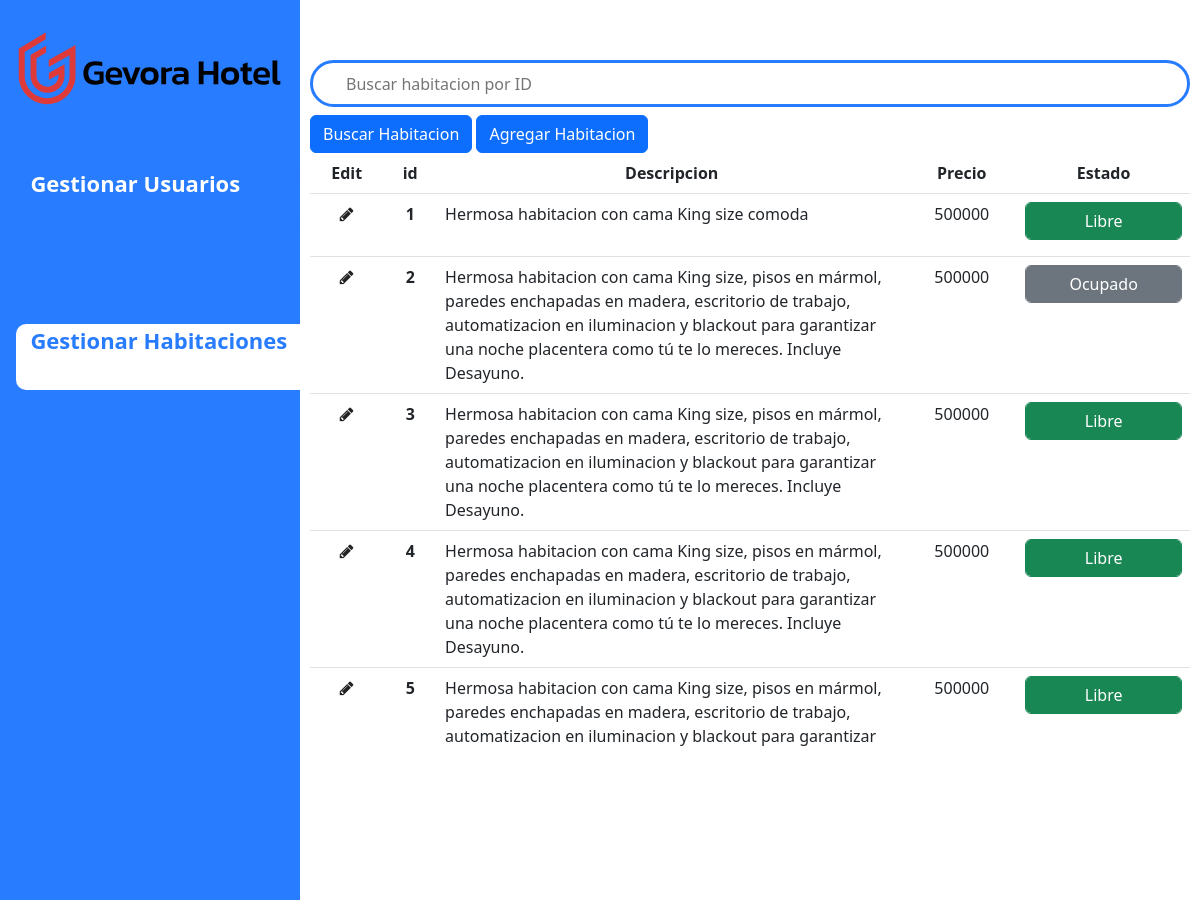
The page /superHabita (signed in, upper part) on the database as committed earlier.
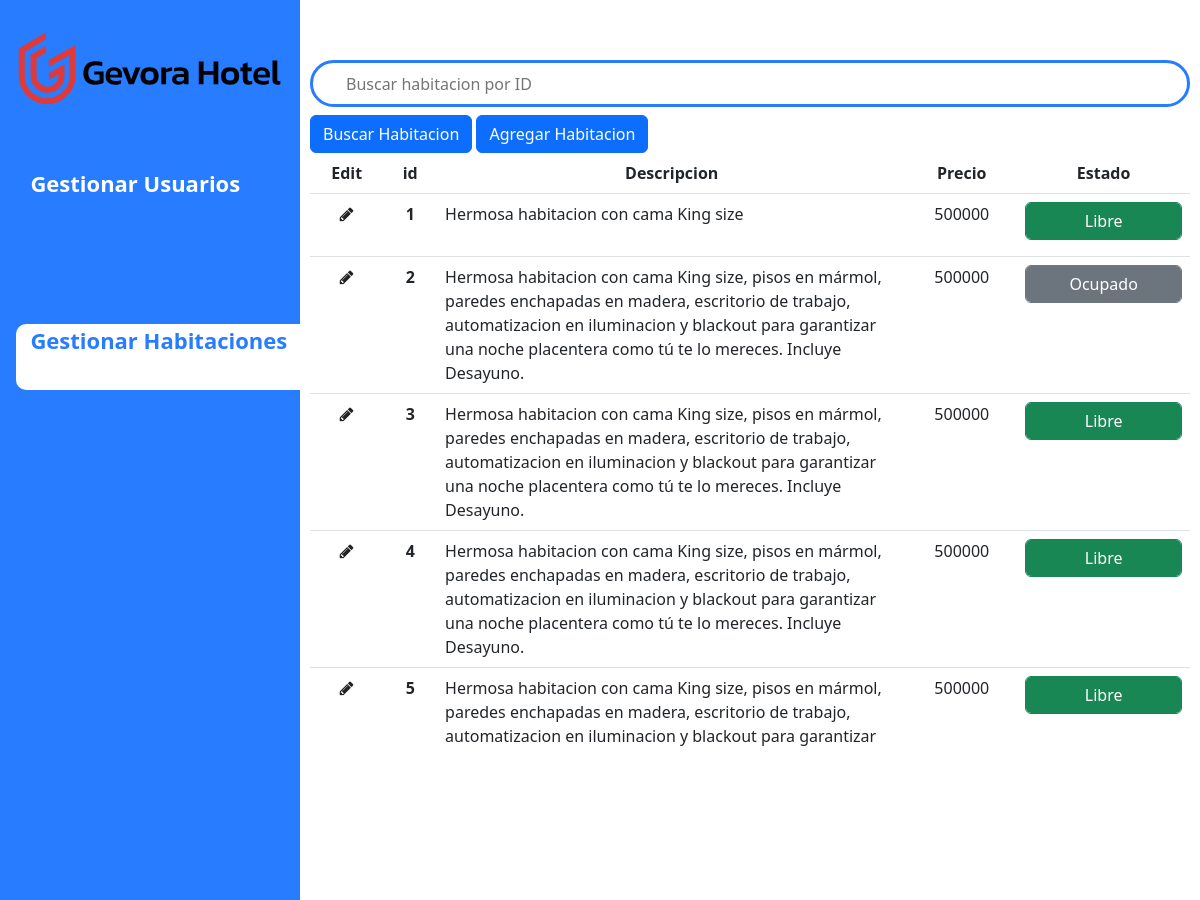
The same page on the database as committed later.
### tables this page shows
CREATE TABLE Habitaciones (_id integer PRIMARY KEY AUTOINCREMENT NOT NULL, estado varchar (20), precio INTEGER, descripcion varchar (100));

### SuperAdminRoutes.py (the view)
@SuperAdminUsers.route('/superHabita', methods=['GET'])
@login_required
def superHabita():
    if current_user.rol == "1":
        error = session.get('messages', None)
        if error:
            errorEspecifico= json.loads(error)['error']
            session.pop('messages', None)
        else:
            errorEspecifico=None
        habitaciones=functions.sql_list_hab()
        print(habitaciones)
        return render_template('superHabitaciones.html',habitaciones=habitaciones,error=errorEspecifico)
    else:
        return render_template('index.html')

### SuperAdminRoutes.py (called while the page is built)
@SuperAdminUsers.before_request
@login_required
def before_request():
    if current_user.rol == "1":
        if 'usuario' not in session and request.endpoint in ['superUsuarios']:
            return redirect('/')
    else:
            return render_template('index.html')

### app.py (called while the page is built)
@login_manager_app.user_loader
def load_user(id):
    return ModelUser.get_by_id(db, id)

### functions.py (called while the page is built)
def sql_connection():
    try:
        BASE_DIR = os.path.dirname(os.path.abspath(__file__))
        db_path = os.path.join(BASE_DIR, "Database/HotelGevora.db")
        print(db_path)
        con = sqlite3.connect(db_path)
        return con
    except Error:
        print(Error)

def sql_list_hab():
    strsql = "SELECT * FROM Habitaciones;"
    con = sql_connection()
    cursorObj = con.cursor()
    cursorObj.execute(strsql)
    habitaciones = cursorObj.fetchall()
    return habitaciones

### models/ModelUser.py (called while the page is built)
    @classmethod
    def get_by_id(self, db, id):
        try:
            conn = db.connect()
            query = conn.execute("SELECT _id, correo, nombre, rol FROM usuarios WHERE _id = {}".format(id))
            row = query.fetchone()
            if row != None:
                return User(row[0], row[1], None, row[2], row[3])
            else:
                return None
        except Exception as ex:
            raise Exception(ex)

### templates/superHabitaciones.html (shortened to what this page needs)
<!DOCTYPE html>
<html lang="en">
<head>
  <link href="https://cdn.jsdelivr.net/npm/bootstrap@5.2.0/dist/css/bootstrap.min.css" rel="stylesheet"
 />
  <link rel="stylesheet" href="https://cdnjs.cloudflare.com/ajax/libs/font-awesome/4.7.0/css/font-awesome.min.css">
  <link rel="stylesheet" href={{ url_for('static', filename='css/superHabitaciones.css') }} />
</head>
<body>
  <div class="d-flex flex-column flex-shrink-0 p-3 bg-light" id="navbar">
    <img class="logo-img" src={{ url_for('static', filename='assets/Gevora_Hotel_Logo.svg') }} />
    <ul class="nav nav-pills flex-column mb-auto funciones">
      <li>
        <button class="gestion desactivado " id="gesUs">Gestionar Usuarios</button>
      </li>
      <li>
        <button class="gestion activado" id="gesHab">Gestionar Habitaciones</button>
      </li>
    </ul>
  </div>
  <div class="content">
    <div class="input-group">
      <input type="search" placeholder="Buscar habitacion por ID" id='inputHabitacion'/>
    </div>
    <button  class="addButton3 btn btn-primary mt-2">Buscar Habitacion</button>
    <button  class="addButton2 btn btn-primary mt-2" type="button" data-bs-toggle="modal" data-bs-target="#addModal">Agregar Habitacion</button>
    <div class="tableConta">
    <table class="table  table-hover ">
      <thead>
        <tr>
          <th scope="col">Edit</th>
          <th scope="col">id</th>
          <th scope="col">Descripcion</th>
          <th scope="col">Precio</th>
          <th scope="col">Estado</th>
        </tr>
      </thead>
      <tbody>
        {% if habitaciones|length > 0 %}
        {% for i in habitaciones %}
        <tr id="{{i[0]}}">
          <th id="editDesc" onclick="myFunction('{{i[0]}}','{{i[3]}}')"><i class="fa fa-pencil" aria-hidden="true"></i></th>
          <th scope="row" class="nombre">{{i[0]}}</th>
          <td class="tdDes">{{i[3]}}</td>
          <td>{{i[2]}}</td>
          <td>
            {% if i[1] == 'ocupado' %}
            <h3 class="btn btn-secondary form-control changeStatus" id="{{i[0]}}">Ocupado</h3>
            {% elif i[1] == 'libre' %}
            <h3 class="btn btn-success form-control changeStatus" id="{{i[0]}}">Libre</h3>
            {% endif %}
          </td>
        </tr>
        {% endfor %}
        {% endif %}
      </tbody>
    </table>
  </div>
  </div>
</body>
</html>

### static/css/superHabitaciones.css (style rules this page uses)
body { display: flex; }
#navbar { width: 300px; height: 100vh; padding-top: 30px !important; background-color: #287cff !important; }
.logo-img { fill: white; }
.funciones>li .activado { display: flex; width: 284px; height: 66px; margin: 60.3px 0 30px; padding: 0 0 0 14.4px; border-radius: 10px; border-bottom-right-radius: 0; border-top-right-radius: 0; background-color: #fff; }
.funciones>li .desactivado { display: flex; width: 284px; height: 66px; margin: 60.3px 0 30px; padding: 0 0 0 14.4px; border-radius: 10px; background-color: #287cff; color: white; }
.gestion { background-color: transparent; color: #287cff;; font-size: 22px; font-weight: bold; border: none; }
.content { flex-grow: 1; padding-top:60px; padding-left: 10px; padding-right: 10px; position: relative; }
.input-group { width: 100%; display: flex; }
input { width: 70%; border: solid 3px #287cff; background-color: #fff; border-radius: 40px; border-top-right-radius: 40px !important; border-bottom-right-radius: 40px !important; padding: 9px 29px 8px 33px; }
i { color: white; }
.fa-pencil { color: #222; }
#inputHabitacion { flex-grow: 2; }
.tdDes { max-width: 300px; text-align:initial !important; }
.table td { text-align: center; }
.table tr { text-align: center; }
.tableConta { overflow-y:scroll; max-height: 600px; }

Rows that differ between the two databases and show on the page:
changed Habitaciones id 1: descripcion "Hermosa habitacion con cama King size comoda" → "Hermosa habitacion con cama King size"
